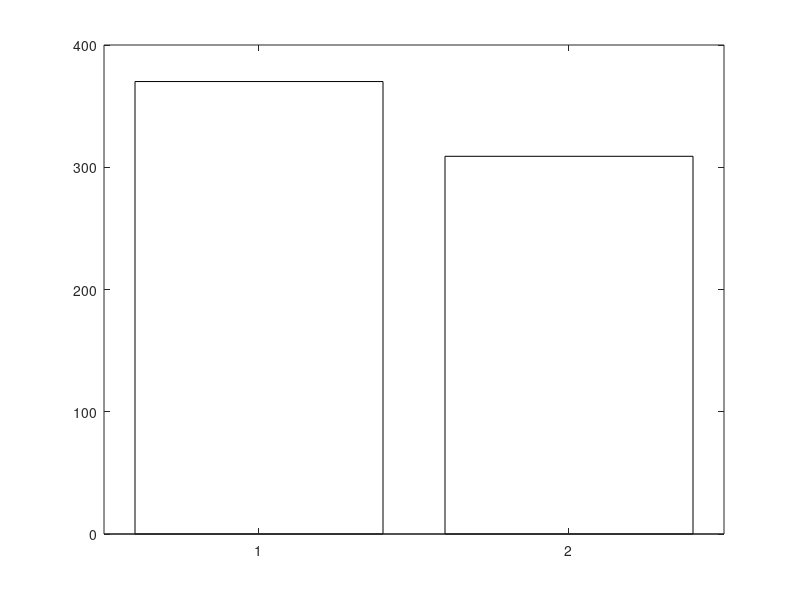

Recreate this plot in MATLAB. (Note: this script raises an error after producing the figure.)
% Clear previous data and close all figures
clear;
close all;
clc;

% Données initiales
U_murs1 = 0.38; % Coefficient de transmission thermique (W/m².K)
U_murs2 = 0.38;
U_vitres = 2.70;

A_fenetres = 137.72; % Surface des fenêtres (m²)
A_mur1 = 217.73;
A_mur2 = A_mur1;

U_tt = 0.79; % Ponts thermiques toiture terrases
U_pii = 0.99; % Ponts thermiques planchers intermédiaires intérieurs
U_pie = 0.07; % Ponts thermiques planchers intermédiaires extérieurs
U_amei = 0.03; % Ponts thermiques angles murs extérieurs intérieurs
U_amee = 0.015; % Ponts thermiques angles murs extérieurs extérieurs

V = 4.31; % débit d'air de la CTA (m^3/s)
rau = 1.2; % kg/m^3
cp = 1005; % J/(kg.dT)

T_reelle = [5.6, 8.4, 10.7, 12.3, 17.8, 20.5, 23, 23.3, 17.5, 16.3, 10.2, 5.7]; % Température moyenne mensuelle

% Simulation sans régulation
T_ref = 20;

Q_murs1 = U_murs1 * A_mur1 * max(0, (T_ref - T_reelle));
Q_murs2 = U_murs2 * A_mur2 * max(0, (T_ref - T_reelle));
Q_fenetres = U_vitres * A_fenetres * max(0, (T_ref - T_reelle));

Q_ponts = 2 * (48.06 + 23.03) * (U_tt + U_pii + U_pie + U_amei + U_amee) * max(0, (T_ref - T_reelle));

Q_CTA = V * rau * cp * max(0, (T_ref - T_reelle));

Q_total = Q_murs1 + Q_murs2 + Q_fenetres + Q_ponts + Q_CTA; % Puissance (W)

Q = Q_total / 1000; % Puissance (kW)

heures = 24;
mois = [31, 28, 31, 30, 31, 30, 31, 31, 30, 31, 30, 31]; % Nombre de jours par mois
efficacite = 0.89; % Efficacité du système de chauffage

E_quotidienne = Q * heures;

E_mensuelle = E_quotidienne .* mois; % Energie (kWh)

E_mensuelle = E_mensuelle / efficacite;

E_mensuelle = E_mensuelle / 1000; % Energie (MWh)

E_annuelle_sans_regulation = sum(E_mensuelle);

% Simulation avec régulation
T_conf = 19;

Q_murs1 = U_murs1 * A_mur1 * max(0, (T_conf - T_reelle));
Q_murs2 = U_murs2 * A_mur2 * max(0, (T_conf - T_reelle));
Q_fenetres = U_vitres * A_fenetres * max(0, (T_conf - T_reelle));

Q_ponts = 2 * (48.06 + 23.03) * (U_tt + U_pii + U_pie + U_amei + U_amee) * max(0, (T_conf - T_reelle));

Q_CTA = V * rau * cp * max(0, (T_conf - T_reelle));

Q_total = Q_murs1 + Q_murs2 + Q_fenetres + Q_ponts + Q_CTA; % Puissance (W)

Q_conf = Q_total / 1000; % Puissance (kW)

h_conf = 13;

T_eco = 10;

Q_murs1 = U_murs1 * A_mur1 * max(0, (T_eco - T_reelle));
Q_murs2 = U_murs2 * A_mur2 * max(0, (T_eco - T_reelle));
Q_fenetres = U_vitres * A_fenetres * max(0, (T_eco - T_reelle));

Q_ponts = 2 * (48.06 + 23.03) * (U_tt + U_pii + U_pie + U_amei + U_amee) * max(0, (T_eco - T_reelle));

Q_CTA = V * rau * cp * max(0, (T_conf - T_reelle));

Q_total = Q_murs1 + Q_murs2 + Q_fenetres + Q_ponts + Q_CTA; % Puissance (W)

Q_eco = Q_total / 1000; % Puissance (kW)

h_eco = 11;

E_conf = Q_conf * h_conf;
E_eco = Q_eco * h_eco;

E_quotidienne_reg = E_conf + E_eco;

mois = [31, 28, 31, 30, 31, 30, 31, 31, 30, 31, 30, 31]; % Nombre de jours par mois
efficacite = 0.89; % Efficacité du système de chauffage

E_mensuelle_reg = E_quotidienne_reg .* mois; % Energie (kWh)

E_mensuelle_reg = E_mensuelle_reg / efficacite;

E_mensuelle_reg = E_mensuelle_reg / 1000; % Energie (MWh)

E_annuelle_reg = sum(E_mensuelle_reg);

chauffage_reel_2022 = 14.89 / 100 * [455000, 378000, 331000, 229000, 8000, 0, 0, 0, 0, 0, 477000, 300000]; % kWh

E_reelle = chauffage_reel_2022 / 1000;

% Création de l'histogramme pour la consommation annuelle
figure;
b = bar([1 2], [E_annuelle_sans_regulation, E_annuelle_reg], 'FaceColor', 'flat');
b.CData(1, :) = [0 0.4470 0.7410]; % Bleu pour la consommation sans régulation
b.CData(2, :) = [0.8500 0.3250 0.0980]; % Orange pour la consommation avec régulation
set(gca, 'XTickLabel', {'Sans régulation', 'Avec régulation'});
ylabel('Consommation annuelle (MWh)');
title('Consommation énergétique annuelle en 2022');

% Ajouter les valeurs au-dessus des barres
xtips1 = b(1).XEndPoints;
ytips1 = b(1).YEndPoints;
labels1 = string(b(1).YData);
text(xtips1, ytips1, labels1, 'VerticalAlignment', 'bottom', 'HorizontalAlignment', 'center');
